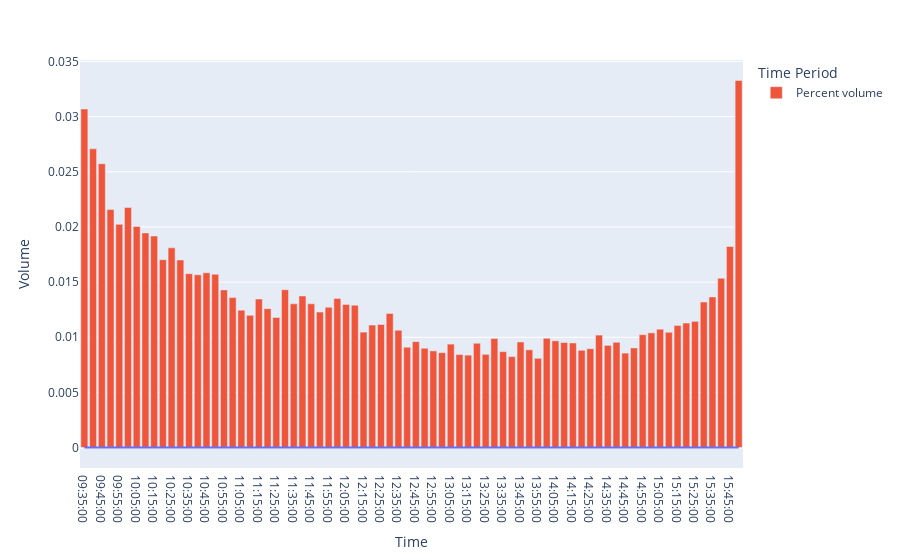

Notebook code for this chart:
### Code cell
# Plot volume pattern for full sample percent of full sample total volume

fig = px.line(x=data.daysTime.unique(), y=[0]*data.daysTime.unique().__len__(), color=px.Constant(""),
             labels=dict(x="Time", y="Volume", color="Time Period"))
fig.add_bar(x=data.daysTime.unique(), y=percvol, name="Percent volume")
fig.show()
